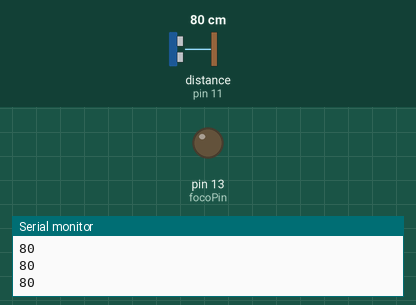
Recording of a sketch running on a simulated Arduino Uno, built with avr-gcc and run on an emulated ATmega328P. Parts: output pins drawn as LEDs (lit = HIGH), the last lines printed to the serial monitor. Wiring (inferred from the names in the program): ultrasonic range finder: trigger pin 12; echo pin 11. The inputs (shaded band) are chosen by the test bench; at power-on: distance to the obstacle (sensor on pin 11) 80 cm. The echo pulse lasts 58.3 µs per cm; pins used as bus, display or sensor lines are not drawn.

Above: at 1.2 s.
1.3 s: distance to the obstacle (sensor on pin 11) set to 8 cm
3.2 s: distance to the obstacle (sensor on pin 11) set to 5 cm
At 4.8 s:
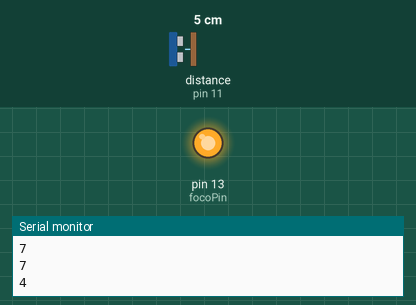
Timing chart, 0 to 6.3 s (numbered marks = the images above; inputs shaded):
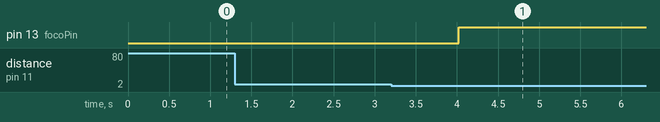

The sketch:

Alarmaexa.ino
```cpp
#define Pecho 11
#define Ptrig 12

long duracion, distancia;
int incomingByte = 0;
int focoPin = 13;
bool flag = false;
int contra= 0;

void setup() {
  // put your setup code here, to run once:
  Serial.begin(9600);
  pinMode(Pecho, INPUT);
  pinMode(Ptrig, OUTPUT);
  pinMode(focoPin, OUTPUT);
  digitalWrite(focoPin, LOW);
  incomingByte = Serial.read();
}

void loop() {
  // put your main code here, to run repeatedly:
  digitalWrite(Ptrig, LOW);
  delayMicroseconds(2);
  digitalWrite(Ptrig, HIGH);
  delayMicroseconds(10);
  digitalWrite(Ptrig, LOW);

  duracion = pulseIn(Pecho, HIGH);
  distancia = (duracion/2) / 29;
  Serial.println(distancia);
  delay (500);
if (distancia <= 5  )
{
     digitalWrite (focoPin,HIGH);
do
{
      contra = Serial.read();
      if (contra == '1' )
      {
        digitalWrite (focoPin,LOW);
      }


}
while (contra != '1');

}


}
```

Measured:
- the behaviour switches between 7 and 6 cm on distance to the obstacle (sensor on pin 11) (found by bisection; images 0 and 1)
- after the input at 3.2 s, pin 13 (focoPin): LOW → HIGH after 0.82 s
